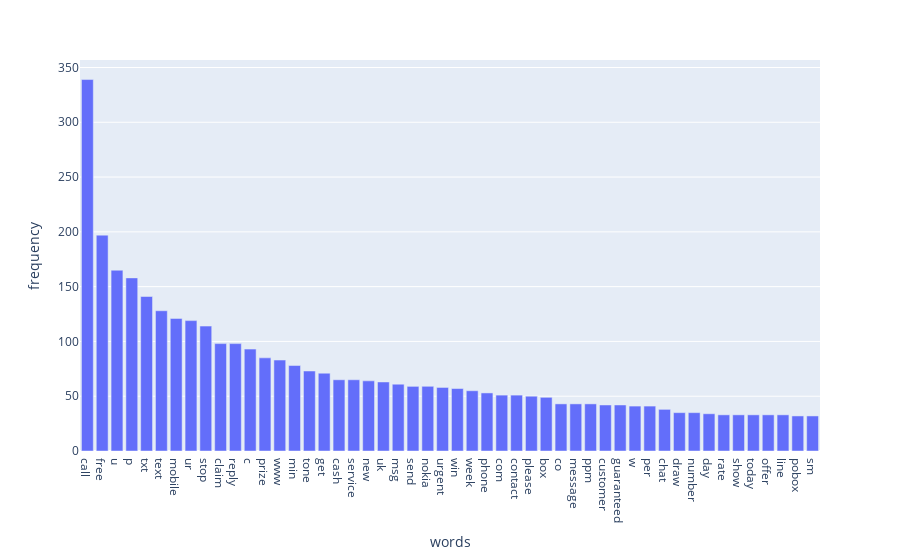

Here is the notebook cell this chart was saved with:
### Code cell
from collections import Counter
df_most_spam_common = pd.DataFrame(Counter(spam_corpus).most_common(50),columns=['words','frequency'])
df_most_ham_common = pd.DataFrame(Counter(ham_corpus).most_common(50),columns=['words','frequency'])

fig=px.bar(df_most_spam_common,x='words',y='frequency')
fig.show()

### Figure 1 — Plotly figure (JSON) as saved in the notebook; plotly's stock layout.template omitted (floating-point values rounded to 4 significant figures)
{"data": [{"alignmentgroup": "True", "hovertemplate": "words=%{x}<br>frequency=%{y}<extra></extra>", "legendgroup": "", "marker": {"color": "#636efa", "pattern": {"shape": ""}}, "name": "", "offsetgroup": "", "orientation": "v", "showlegend": false, "textposition": "auto", "type": "bar", "x": ["call", "free", "u", "p", "txt", "text", "mobile", "ur", "stop", "claim", "reply", "c", "prize", "www", "min", "tone", "get", "cash", "service", "new", "uk", "msg", "send", "nokia", "urgent", "win", "week", "phone", "com", "contact", "please", "box", "co", "message", "ppm", "customer", "guaranteed", "w", "per", "chat", "draw", "number", "day", "rate", "show", "today", "offer", "line", "pobox", "sm"], "xaxis": "x", "y": [339, 197, 165, 158, 141, 128, 121, 119, 114, 98, 98, 93, 85, 83, 78, 73, 71, 65, 65, 64, 63, 61, 59, 59, 58, 57, 55, 53, 51, 51, 50, 49, 43, 43, 43, 42, 42, 41, 41, 38, 35, 35, 34, 33, 33, 33, 33, 33, 32, 32], "yaxis": "y"}], "layout": {"barmode": "relative", "legend": {"tracegroupgap": 0}, "margin": {"t": 60}, "xaxis": {"anchor": "y", "domain": [0, 1], "title": {"text": "words"}}, "yaxis": {"anchor": "x", "domain": [0, 1], "title": {"text": "frequency"}}}}
